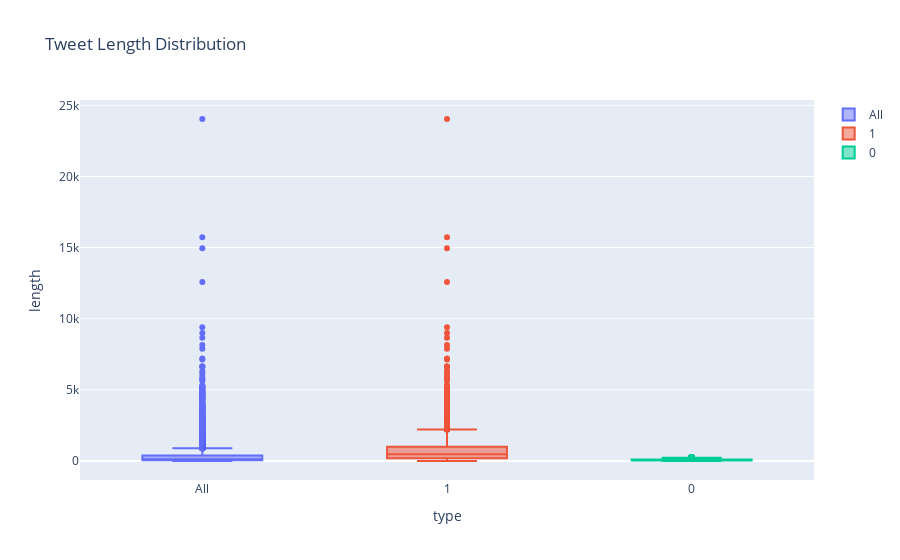

Source (notebook cell):
### Code cell
fig = go.Figure()
fig.add_box(y=tmp['len'], name='All')
fig.add_box(y=tmp[tmp['label'] == 1]['len'], name='1')
fig.add_box(y=tmp[tmp['label'] == 0]['len'], name='0')

fig.update_layout(
            title="Tweet Length Distribution",
            xaxis_title='type',
            yaxis_title='length',
        )

fig.show()

### Figure 1 — Plotly figure (JSON) as saved in the notebook; plotly's stock layout.template omitted (floating-point values rounded to 4 significant figures; data arrays with more than 128 entries replaced by an {"elided": "..."} marker saying what was removed)
{"data": [{"name": "All", "y": {"elided": "9119 int values"}, "type": "box"}, {"name": "1", "y": {"elided": "3998 int values"}, "type": "box"}, {"name": "0", "y": {"elided": "5121 int values"}, "type": "box"}], "layout": {"title": {"text": "Tweet Length Distribution"}, "xaxis": {"title": {"text": "type"}, "type": "category", "range": [-0.5, 2.5], "autorange": true}, "yaxis": {"title": {"text": "length"}, "type": "linear", "range": [-1334.0, 25370.0], "autorange": true}, "autosize": true}}
